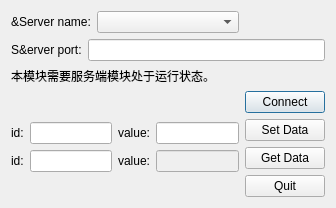
<?xml version="1.0" encoding="UTF-8"?>
<ui version="4.0">
 <class>Client</class>
 <widget class="QDialog" name="Client">
  <property name="geometry">
   <rect>
    <x>0</x>
    <y>0</y>
    <width>336</width>
    <height>204</height>
   </rect>
  </property>
  <property name="windowTitle">
   <string>Client</string>
  </property>
  <layout class="QGridLayout" name="gridLayout_2">
   <item row="0" column="0">
    <layout class="QHBoxLayout" name="horizontalLayout">
     <item>
      <widget class="QLabel" name="hostLabel">
       <property name="sizePolicy">
        <sizepolicy hsizetype="Fixed" vsizetype="Preferred">
         <horstretch>0</horstretch>
         <verstretch>0</verstretch>
        </sizepolicy>
       </property>
       <property name="text">
        <string>&amp;Server name:</string>
       </property>
      </widget>
     </item>
     <item>
      <widget class="QComboBox" name="hostCombo"/>
     </item>
    </layout>
   </item>
   <item row="1" column="0" colspan="2">
    <layout class="QGridLayout" name="gridLayout">
     <item row="0" column="1">
      <widget class="QLineEdit" name="portLineEdit"/>
     </item>
     <item row="0" column="0">
      <widget class="QLabel" name="portLabel">
       <property name="sizePolicy">
        <sizepolicy hsizetype="Fixed" vsizetype="Preferred">
         <horstretch>0</horstretch>
         <verstretch>0</verstretch>
        </sizepolicy>
       </property>
       <property name="text">
        <string>S&amp;erver port:</string>
       </property>
      </widget>
     </item>
    </layout>
   </item>
   <item row="2" column="0" colspan="2">
    <widget class="QLabel" name="statusLabel">
     <property name="text">
      <string>本模块需要服务端模块处于运行状态。</string>
     </property>
    </widget>
   </item>
   <item row="3" column="0">
    <spacer name="horizontalSpacer_2">
     <property name="orientation">
      <enum>Qt::Horizontal</enum>
     </property>
     <property name="sizeHint" stdset="0">
      <size>
       <width>232</width>
       <height>20</height>
      </size>
     </property>
    </spacer>
   </item>
   <item row="3" column="1" rowspan="4">
    <layout class="QVBoxLayout" name="verticalLayout">
     <item>
      <widget class="QPushButton" name="btnConnect">
       <property name="text">
        <string>Connect</string>
       </property>
      </widget>
     </item>
     <item>
      <widget class="QPushButton" name="btnSetData">
       <property name="text">
        <string>Set Data</string>
       </property>
      </widget>
     </item>
     <item>
      <widget class="QPushButton" name="btnGetData">
       <property name="text">
        <string>Get Data</string>
       </property>
      </widget>
     </item>
     <item>
      <widget class="QPushButton" name="btnQuit">
       <property name="text">
        <string>Quit</string>
       </property>
      </widget>
     </item>
    </layout>
   </item>
   <item row="4" column="0">
    <layout class="QHBoxLayout" name="horizontalLayout_2">
     <item>
      <widget class="QLabel" name="label_2">
       <property name="text">
        <string>id:</string>
       </property>
      </widget>
     </item>
     <item>
      <widget class="QLineEdit" name="leSetDataId"/>
     </item>
     <item>
      <widget class="QLabel" name="label_3">
       <property name="text">
        <string>value:</string>
       </property>
      </widget>
     </item>
     <item>
      <widget class="QLineEdit" name="leSetDataValue"/>
     </item>
    </layout>
   </item>
   <item row="5" column="0">
    <layout class="QHBoxLayout" name="horizontalLayout_3">
     <item>
      <widget class="QLabel" name="label_4">
       <property name="text">
        <string>id:</string>
       </property>
      </widget>
     </item>
     <item>
      <widget class="QLineEdit" name="leGetDataId"/>
     </item>
     <item>
      <widget class="QLabel" name="label_5">
       <property name="text">
        <string>value:</string>
       </property>
      </widget>
     </item>
     <item>
      <widget class="QLineEdit" name="leGetDataValue">
       <property name="enabled">
        <bool>false</bool>
       </property>
      </widget>
     </item>
    </layout>
   </item>
   <item row="6" column="0">
    <spacer name="horizontalSpacer_3">
     <property name="orientation">
      <enum>Qt::Horizontal</enum>
     </property>
     <property name="sizeHint" stdset="0">
      <size>
       <width>232</width>
       <height>20</height>
      </size>
     </property>
    </spacer>
   </item>
  </layout>
 </widget>
 <resources/>
 <connections/>
</ui>
